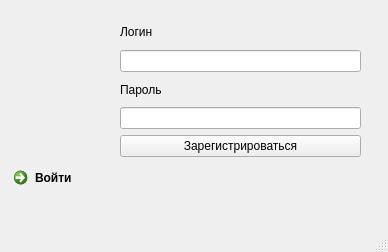
<?xml version="1.0" encoding="UTF-8"?>
<ui version="4.0">
 <class>MainWindow</class>
 <widget class="QMainWindow" name="MainWindow">
  <property name="geometry">
   <rect>
    <x>0</x>
    <y>0</y>
    <width>388</width>
    <height>252</height>
   </rect>
  </property>
  <property name="windowTitle">
   <string>Регистрация</string>
  </property>
  <widget class="QWidget" name="centralwidget">
   <widget class="QCommandLinkButton" name="Avtoriz">
    <property name="geometry">
     <rect>
      <x>6</x>
      <y>160</y>
      <width>371</width>
      <height>36</height>
     </rect>
    </property>
    <property name="text">
     <string>Войти</string>
    </property>
   </widget>
   <widget class="QLabel" name="image">
    <property name="geometry">
     <rect>
      <x>30</x>
      <y>30</y>
      <width>61</width>
      <height>51</height>
     </rect>
    </property>
    <property name="text">
     <string/>
    </property>
   </widget>
   <widget class="QWidget" name="verticalLayoutWidget">
    <property name="geometry">
     <rect>
      <x>120</x>
      <y>20</y>
      <width>241</width>
      <height>137</height>
     </rect>
    </property>
    <layout class="QVBoxLayout" name="verticalLayout">
     <item>
      <widget class="QLabel" name="label_2">
       <property name="text">
        <string>Логин</string>
       </property>
      </widget>
     </item>
     <item>
      <widget class="QLineEdit" name="Login"/>
     </item>
     <item>
      <widget class="QLabel" name="label_3">
       <property name="text">
        <string>Пароль</string>
       </property>
      </widget>
     </item>
     <item>
      <widget class="QLineEdit" name="Password"/>
     </item>
     <item>
      <widget class="QPushButton" name="Registr">
       <property name="text">
        <string>Зарегистрироваться</string>
       </property>
      </widget>
     </item>
    </layout>
   </widget>
  </widget>
  <widget class="QMenuBar" name="menubar">
   <property name="geometry">
    <rect>
     <x>0</x>
     <y>0</y>
     <width>388</width>
     <height>22</height>
    </rect>
   </property>
  </widget>
  <widget class="QStatusBar" name="statusbar"/>
 </widget>
 <resources/>
 <connections/>
</ui>
